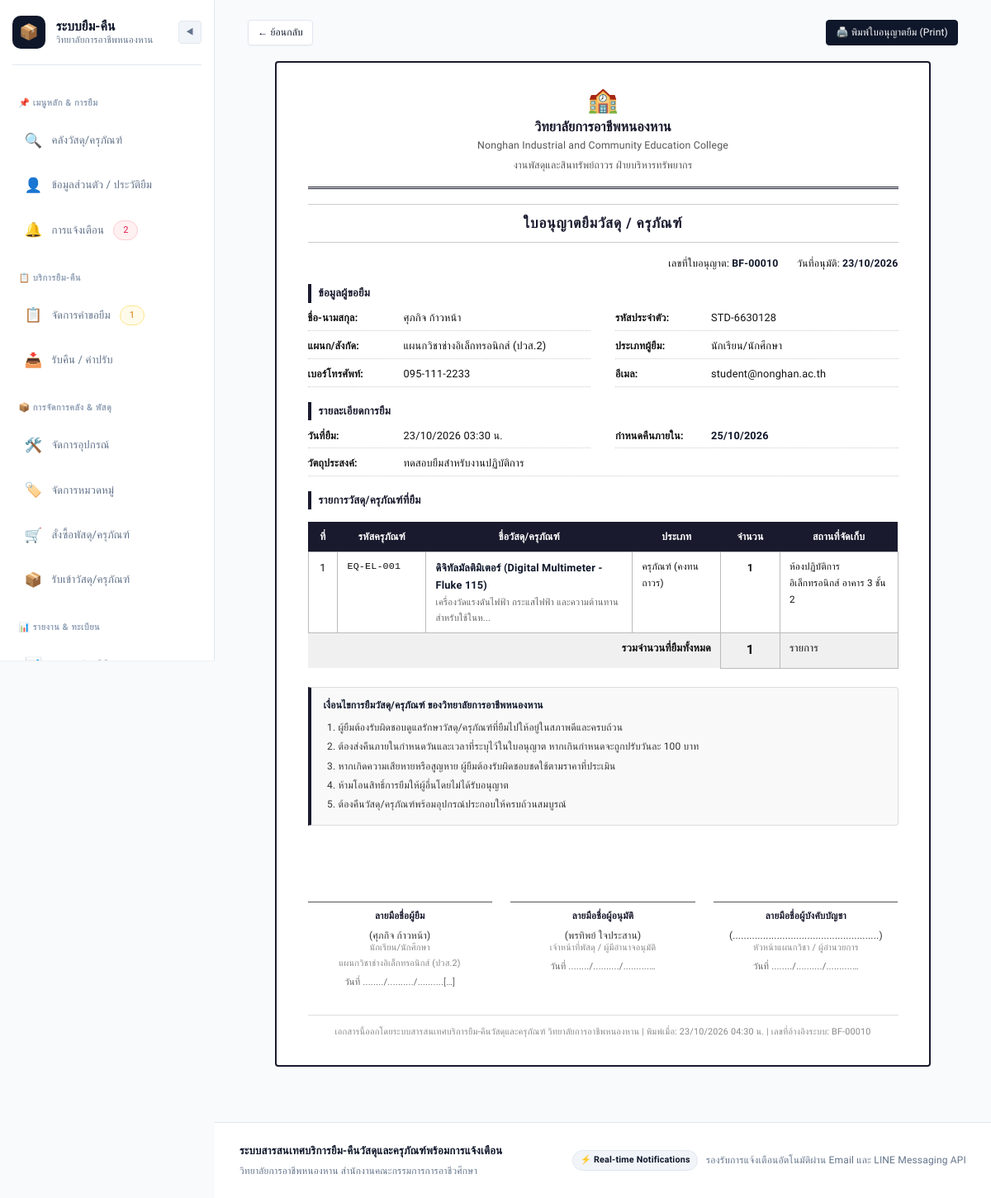
The page /admin/borrowings/10/permit (signed in) on the database its author committed.
### models.py (models this page shows, shortened)
class Borrowing(db.Model):
    __tablename__ = 'borrowings'
    borrow_id = db.Column(db.Integer, primary_key=True, autoincrement=True)
    request_id = db.Column(db.Integer, db.ForeignKey('borrow_requests.request_id'), nullable=False)
    user_id = db.Column(db.Integer, db.ForeignKey('users.user_id'), nullable=False)
    equipment_id = db.Column(db.Integer, db.ForeignKey('equipment.equipment_id'), nullable=False)
    quantity = db.Column(db.Integer, default=1, nullable=False)
    borrow_date = db.Column(db.DateTime, default=datetime.utcnow)
    due_date = db.Column(db.DateTime, nullable=False)
    status = db.Column(db.String(20), default='borrowed', nullable=False)  # 'borrowed', 'returned', 'overdue'
    return_record = db.relationship('ReturnRecord', backref='borrowing', uselist=False, lazy=True)

class User(db.Model):
    __tablename__ = 'users'
    user_id = db.Column(db.Integer, primary_key=True, autoincrement=True)
    student_or_citizen_id = db.Column(db.String(20), nullable=False)
    first_name = db.Column(db.String(100), nullable=False)
    last_name = db.Column(db.String(100), nullable=False)
    email = db.Column(db.String(100), unique=True, nullable=False)
    password_hash = db.Column(db.String(255), nullable=False)
    phone_number = db.Column(db.String(20), nullable=True)
    role = db.Column(db.String(20), default='student', nullable=False)  # 'student', 'teacher', 'staff', 'admin'
    line_user_id = db.Column(db.String(100), nullable=True)
    department = db.Column(db.String(100), nullable=True, default='แผนกวิชาช่างอิเล็กทรอนิกส์')
    created_at = db.Column(db.DateTime, default=datetime.utcnow)
    borrow_requests = db.relationship('BorrowRequest', foreign_keys='BorrowRequest.user_id', backref='user', lazy=True)
    borrowings = db.relationship('Borrowing', foreign_keys='Borrowing.user_id', backref='user', lazy=True)
    notifications = db.relationship('Notification', backref='user', lazy=True, order_by='Notification.created_at.desc()')
    @property
    def full_name(self):
        return f"{self.first_name} {self.last_name}"
    @property
    def role_display(self):
        roles = {
            'student': 'นักเรียน/นักศึกษา',
            'teacher': 'อาจารย์/ครูผู้สอน',
            'staff': 'เจ้าหน้าที่พัสดุ',
            'admin': 'ผู้ดูแลระบบ'
        }
        return roles.get(self.role, self.role)
    @property
    def role_badge_class(self):
        badges = {
            'student': 'badge-info',
            'teacher': 'badge-primary',
            'staff': 'badge-warning',
            'admin': 'badge-danger'
        }
        return badges.get(self.role, 'badge-secondary')

class BorrowRequest(db.Model):
    __tablename__ = 'borrow_requests'
    request_id = db.Column(db.Integer, primary_key=True, autoincrement=True)
    user_id = db.Column(db.Integer, db.ForeignKey('users.user_id'), nullable=False)
    equipment_id = db.Column(db.Integer, db.ForeignKey('equipment.equipment_id'), nullable=False)
    quantity = db.Column(db.Integer, default=1, nullable=False)
    purpose = db.Column(db.String(255), nullable=True)
    request_date = db.Column(db.DateTime, default=datetime.utcnow)
    expected_return_date = db.Column(db.DateTime, nullable=False)
    status = db.Column(db.String(20), default='pending', nullable=False)  # 'pending', 'approved', 'rejected'
    rejection_reason = db.Column(db.String(255), nullable=True)
    approved_by = db.Column(db.Integer, db.ForeignKey('users.user_id'), nullable=True)
    approver = db.relationship('User', foreign_keys=[approved_by], backref='approved_requests')
    borrowing = db.relationship('Borrowing', backref='borrow_request', uselist=False, lazy=True)

class Equipment(db.Model):
    __tablename__ = 'equipment'
    equipment_id = db.Column(db.Integer, primary_key=True, autoincrement=True)
    equipment_code = db.Column(db.String(50), unique=True, nullable=False)
    name = db.Column(db.String(150), nullable=False)
    category_id = db.Column(db.Integer, db.ForeignKey('categories.category_id'), nullable=False)
    location_id = db.Column(db.Integer, db.ForeignKey('locations.location_id'), nullable=False)
    total_quantity = db.Column(db.Integer, default=1, nullable=False)
    available_quantity = db.Column(db.Integer, default=1, nullable=False)
    status = db.Column(db.String(20), default='available', nullable=False)  # 'available', 'borrowed', 'maintenance', 'damaged'
    image_path = db.Column(db.String(255), nullable=True)
    description = db.Column(db.Text, nullable=True)
    borrow_requests = db.relationship('BorrowRequest', backref='equipment', lazy=True)
    borrowings = db.relationship('Borrowing', backref='equipment', lazy=True)
    maintenances = db.relationship('Maintenance', backref='equipment', lazy=True)

class Category(db.Model):
    __tablename__ = 'categories'
    category_id = db.Column(db.Integer, primary_key=True, autoincrement=True)
    category_name = db.Column(db.String(100), nullable=False)
    type = db.Column(db.String(20), default='durable_goods', nullable=False)  # 'material', 'durable_goods'
    equipment_list = db.relationship('Equipment', backref='category', lazy=True)
    @property
    def type_display(self):
        return 'วัสดุ (ใช้หมดไป)' if self.type == 'material' else 'ครุภัณฑ์ (คงทนถาวร)'

class Location(db.Model):
    __tablename__ = 'locations'
    location_id = db.Column(db.Integer, primary_key=True, autoincrement=True)
    location_name = db.Column(db.String(150), nullable=False)
    description = db.Column(db.String(255), nullable=True)
    equipment_list = db.relationship('Equipment', backref='location', lazy=True)

### app.py (the view)
    @app.route('/admin/borrowings/<int:borrow_id>/permit')
    @roles_required('admin', 'staff')
    def borrow_permit(borrow_id):
        borrowing = Borrowing.query.get_or_404(borrow_id)
        return render_template('admin/borrow_permit.html', borrowing=borrowing)

### templates/admin/borrow_permit.html (shortened to what this page needs)
{% extends "base.html" %}
{% block content %}
<div style="max-width: 860px; margin: 0 auto;">
    <div class="no-print" style="display:flex; justify-content:space-between; align-items:center; margin-bottom:1.25rem; flex-wrap:wrap; gap:0.75rem;">
        <a href="{{ url_for('admin_requests') }}" class="btn btn-secondary btn-sm">← ย้อนกลับ</a>
        <button type="button" class="btn btn-primary btn-sm" onclick="window.print()">🖨️ พิมพ์ใบอนุญาตยืม (Print)</button>
    </div>
    <div class="permit-sheet">
        <div class="permit-school-header">
            <div style="font-size:2rem; line-height:1; margin-bottom:0.4rem;">🏫</div>
            <h1>วิทยาลัยการอาชีพหนองหาน</h1>
            <div class="sub-dept">Nonghan Industrial and Community Education College</div>
            <div class="sub-dept" style="margin-top:0.2rem;">งานพัสดุและสินทรัพย์ถาวร ฝ่ายบริหารทรัพยากร</div>
        </div>
        <div class="permit-doc-title">ใบอนุญาตยืมวัสดุ / ครุภัณฑ์</div>
        <div class="permit-doc-number">
            <span>เลขที่ใบอนุญาต: <strong>BF-{{ '%05d' % borrowing.borrow_id }}</strong></span>
            <span>วันที่อนุมัติ: <strong>{{ borrowing.borrow_date.strftime('%d/%m/%Y') }}</strong></span>
        </div>
        <div class="section-title">ข้อมูลผู้ขอยืม</div>
        <div class="permit-info-grid">
            <div class="permit-info-item"><span class="label">ชื่อ-นามสกุล:</span><span class="value">{{ borrowing.user.full_name }}</span></div>
            <div class="permit-info-item"><span class="label">รหัสประจำตัว:</span><span class="value">{{ borrowing.user.student_or_citizen_id }}</span></div>
            <div class="permit-info-item"><span class="label">แผนก/สังกัด:</span><span class="value">{{ borrowing.user.department or '-' }}</span></div>
            <div class="permit-info-item"><span class="label">ประเภทผู้ยืม:</span><span class="value">{{ borrowing.user.role_display }}</span></div>
            <div class="permit-info-item"><span class="label">เบอร์โทรศัพท์:</span><span class="value">{{ borrowing.user.phone_number or '-' }}</span></div>
            <div class="permit-info-item"><span class="label">อีเมล:</span><span class="value">{{ borrowing.user.email }}</span></div>
        </div>
        <div class="section-title">รายละเอียดการยืม</div>
        <div class="permit-info-grid">
            <div class="permit-info-item"><span class="label">วันที่ยืม:</span><span class="value">{{ borrowing.borrow_date.strftime('%d/%m/%Y %H:%M') }} น.</span></div>
            <div class="permit-info-item"><span class="label">กำหนดคืนภายใน:</span><span class="value"><strong>{{ borrowing.due_date.strftime('%d/%m/%Y') }}</strong></span></div>
            <div class="permit-info-item" style="grid-column: 1 / -1;"><span class="label">วัตถุประสงค์:</span><span class="value">{{ borrowing.borrow_request.purpose or 'ไม่ระบุวัตถุประสงค์' }}</span></div>
        </div>
        <div class="section-title">รายการวัสดุ/ครุภัณฑ์ที่ยืม</div>
        <table class="permit-table">
            <thead>
                <tr>
                    <th style="width:5%">ที่</th>
                    <th style="width:15%">รหัสครุภัณฑ์</th>
                    <th style="width:35%">ชื่อวัสดุ/ครุภัณฑ์</th>
                    <th style="width:15%">ประเภท</th>
                    <th style="width:10%; text-align:center">จำนวน</th>
                    <th style="width:20%">สถานที่จัดเก็บ</th>
                </tr>
            </thead>
            <tbody>
                <tr>
                    <td style="text-align:center">1</td>
                    <td style="font-family:monospace; font-size:0.78rem">{{ borrowing.equipment.equipment_code }}</td>
                    <td><strong>{{ borrowing.equipment.name }}</strong>{% if borrowing.equipment.description %}<div style="font-size:0.75rem; color:#666">{{ borrowing.equipment.description[:60] }}{% if borrowing.equipment.description|length > 60 %}...{% endif %}</div>{% endif %}</td>
                    <td style="font-size:0.78rem">{{ borrowing.equipment.category.type_display }}</td>
                    <td style="text-align:center; font-weight:700">{{ borrowing.quantity }}</td>
                    <td style="font-size:0.78rem">{{ borrowing.equipment.location.location_name }}</td>
                </tr>
                <tr style="background:#f0f0f0">
                    <td colspan="4" style="text-align:right; font-weight:700; border:none">รวมจำนวนที่ยืมทั้งหมด</td>
                    <td style="text-align:center; font-weight:700; font-size:1.05rem">{{ borrowing.quantity }}</td>
                    <td>รายการ</td>
                </tr>
            </tbody>
        </table>
        <div class="permit-conditions">
            <strong>เงื่อนไขการยืมวัสดุ/ครุภัณฑ์ ของวิทยาลัยการอาชีพหนองหาน</strong>
            <ol>
                <li>ผู้ยืมต้องรับผิดชอบดูแลรักษาวัสดุ/ครุภัณฑ์ที่ยืมไปให้อยู่ในสภาพดีและครบถ้วน</li>
                <li>ต้องส่งคืนภายในกำหนดวันและเวลาที่ระบุไว้ในใบอนุญาต หากเกินกำหนดจะถูกปรับวันละ 100 บาท</li>
                <li>หากเกิดความเสียหายหรือสูญหาย ผู้ยืมต้องรับผิดชอบชดใช้ตามราคาที่ประเมิน</li>
                <li>ห้ามโอนสิทธิ์การยืมให้ผู้อื่นโดยไม่ได้รับอนุญาต</li>
                <li>ต้องคืนวัสดุ/ครุภัณฑ์พร้อมอุปกรณ์ประกอบให้ครบถ้วนสมบูรณ์</li>
            </ol>
        </div>
        <div class="permit-signature-row">
            <div class="signature-box">
                <div class="signature-line"></div>
                <div class="sig-label">ลายมือชื่อผู้ยืม</div>
                <div class="sig-name">({{ borrowing.user.full_name }})</div>
                <div class="sig-dept">{{ borrowing.user.role_display }}</div>
                <div class="sig-dept">{{ borrowing.user.department or '' }}</div>
                <div class="sig-date">วันที่ ......../........../..........[…]</div>
            </div>
            <div class="signature-box">
                <div class="signature-line"></div>
                <div class="sig-label">ลายมือชื่อผู้อนุมัติ</div>
                <div class="sig-name">{% if borrowing.borrow_request.approver %}({{ borrowing.borrow_request.approver.full_name }}){% else %}(....................................................){% endif %}</div>
                <div class="sig-dept">เจ้าหน้าที่พัสดุ / ผู้มีอำนาจอนุมัติ</div>
                <div class="sig-date">วันที่ ......../........../..........…</div>
            </div>
            <div class="signature-box">
                <div class="signature-line"></div>
                <div class="sig-label">ลายมือชื่อผู้บังคับบัญชา</div>
                <div class="sig-name">(.....................................................)</div>
                <div class="sig-dept">หัวหน้าแผนกวิชา / ผู้อำนวยการ</div>
                <div class="sig-date">วันที่ ......../........../..........…</div>
            </div>
        </div>
        <div class="permit-footer-note">
            เอกสารนี้ออกโดยระบบสารสนเทศบริการยืม-คืนวัสดุและครุภัณฑ์ วิทยาลัยการอาชีพหนองหาน |
            พิมพ์เมื่อ: {{ now.strftime('%d/%m/%Y %H:%M') }} น. | เลขที่อ้างอิงระบบ: BF-{{ '%05d' % borrowing.borrow_id }}
        </div>
    </div>
</div>
{% endblock %}

### static/css/style.css (style rules this page uses)
:root { --bg-main: #f8fafc; --bg-card: #ffffff; --bg-subtle: #f1f5f9; --bg-hover: #e2e8f0; --text-main: #0f172a; --text-body: #334155; --text-muted: #64748b; --text-subtle: #94a3b8; --text-white: #ffffff; --border: #e2e8f0; --border-focus: #94a3b8; --border-dark: #cbd5e1; --primary: #0f172a; --primary-hover: #1e293b; --primary-light: #f1f5f9; --primary-text: #ffffff; --accent-blue: #2563eb; --accent-blue-light: #eff6ff; --accent-blue-border: #bfdbfe; --success: #059669; --success-hover: #047857; --success-bg: #ecfdf5; --success-border: #a7f3d0; --warning: #d97706; --warning-bg: #fffbeb; --warning-border: #fde68a; --danger: #e11d48; --danger-hover: #be123c; --danger-bg: #fff1f2; --danger-border: #fecdd3; --radius-xs: 4px; --radius-sm: 8px; --radius-md: 10px; --radius-lg: 16px; --radius-xl: 20px; --radius-full: 9999px; --shadow-xs: 0 1px 2px rgba(15, 23, 42, 0.04); --shadow-sm: 0 2px 4px rgba(15, 23, 42, 0.05); --shadow-md: 0 4px 8px -1px rgba(15, 23, 42, 0.07), 0 2px 4px -2px rgba(15, 23, 42, 0.04); --shadow-lg: 0 12px 24px -4px rgba(15, 23, 42, 0.08), 0 4px 8px -4px rgba(15, 23, 42, 0.03); --transition-fast: all 0.15s cubic-bezier(0.16, 1, 0.3, 1); --transition: all 0.22s cubic-bezier(0.16, 1, 0.3, 1); --font-thai-body: 'IBM Plex Sans Thai', -apple-system, BlinkMacSystemFont, 'Segoe UI', Roboto, sans-serif; --font-heading: 'Prompt', 'IBM Plex Sans Thai', sans-serif; --font-numeric: 'Plus Jakarta Sans', 'IBM Plex Sans Thai', monospace, sans-serif; }
*, *::before, *::after { box-sizing: border-box; margin: 0; padding: 0; }
html { font-size: 15px; scroll-behavior: smooth; text-size-adjust: 100%; -webkit-text-size-adjust: 100%; }
body { font-family: var(--font-thai-body); background-color: var(--bg-main); color: var(--text-body); line-height: 1.72; letter-spacing: 0.012em; -webkit-font-smoothing: antialiased; -moz-osx-font-smoothing: grayscale; min-height: 100vh; display: flex; flex-direction: column; overflow-x: hidden; }
h1, h2, h3, h4, h5, h6 { font-family: var(--font-heading); color: var(--text-main); font-weight: 600; line-height: 1.42; letter-spacing: 0.005em; overflow-wrap: break-word; word-break: break-word; }
h1 { font-size: clamp(1.3rem, 2.5vw, 1.65rem); }
a { color: inherit; text-decoration: none; transition: var(--transition-fast); }
strong, b { font-weight: 600; color: var(--text-main); }
.btn { display: inline-flex; align-items: center; justify-content: center; gap: 0.5rem; font-family: var(--font-heading); font-size: 0.875rem; font-weight: 500; letter-spacing: 0.01em; padding: 0.58rem 1.15rem; border-radius: var(--radius-sm); border: 1px solid transparent; cursor: pointer; transition: var(--transition-fast); text-decoration: none; line-height: 1.45; user-select: none; box-shadow: var(--shadow-xs); }
.btn-primary { background: var(--primary); color: var(--primary-text); border-color: var(--primary); }
.btn-secondary { background: var(--bg-card); color: var(--text-main); border-color: var(--border); }
.btn-sm { padding: 0.38rem 0.75rem; font-size: 0.8rem; border-radius: var(--radius-xs); gap: 0.35rem; }

### rows shown on the page
Borrowing: borrow_id "00010", borrow_date "23/10/2026", borrow_date "23/10/2026 03:30", due_date "25/10/2026", quantity "1"
User: user.full_name "ศุภกิจ ก้าวหน้า", user.student_or_citizen_id "STD-6630128", user "แผนกวิชาช่างอิเล็กทรอนิกส์ (ปวส.2)", user.role_display "นักเรียน/นักศึกษา", user "095-111-2233", user.email "student@nonghan.ac.th"
BorrowRequest: borrow_request "ทดสอบยืมสำหรับงานปฏิบัติการ"
Equipment: equipment.equipment_code "EQ-EL-001", equipment.name "ดิจิทัลมัลติมิเตอร์ (Digital Multimeter - Fluke 115)", equipment "เครื่องวัดแรงดันไฟฟ้า กระแสไฟฟ้า และความต้านทาน สำหรับใช้ในห"
Category: equipment.category.type_display "ครุภัณฑ์ (คงทนถาวร)"
Location: equipment.location.location_name "ห้องปฏิบัติการอิเล็กทรอนิกส์ อาคาร 3 ชั้น 2"
User: borrow_request.approver.full_name "พรทิพย์ ใจประสาน"

### other values the page prints
{{ unread_count }} "2"
{{ pending_requests_count }} "1"
